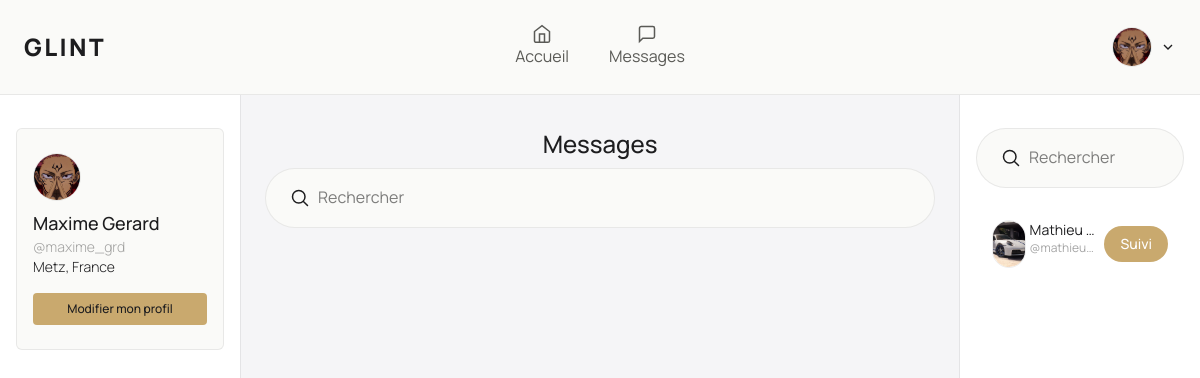
Page /dashboard/messages (signed in) on the committed database.
### app/models/User.py (models this page shows, shortened)
class User(database.Model):
    __tablename__ = "users"
    id: Mapped[int] = mapped_column(primary_key=True)
    name: Mapped[str] = mapped_column(String(80), nullable=False)
    username: Mapped[str] = mapped_column(String(80), unique=True, nullable=False)
    email: Mapped[str] = mapped_column(String(120), unique=True, nullable=False)
    password: Mapped[str] = mapped_column(String(255), nullable=False)
    biography: Mapped[str] = mapped_column(Text, default="", server_default="")
    location: Mapped[str] = mapped_column(String(120), default="", server_default="")
    banner: Mapped[str] = mapped_column(String(255), default="", server_default="")
    avatar: Mapped[str] = mapped_column(String(255), default="", server_default="")
    created_at: Mapped[datetime] = mapped_column(DateTime, default=datetime.utcnow)
    updated_at: Mapped[Optional[datetime]] = mapped_column(
        DateTime, default=datetime.utcnow, onupdate=datetime.utcnow
    )
    posts: Mapped[List["Post"]] = relationship(
        "Post", back_populates="author", lazy="dynamic"
    )
    comments: Mapped[List["Comment"]] = relationship(
        "Comment", back_populates="author", lazy="dynamic"
    )
    likes: Mapped[List["Like"]] = relationship(
        "Like", back_populates="user", lazy="dynamic"
    )
    reposts: Mapped[List["Repost"]] = relationship(
        "Repost", back_populates="user", lazy="dynamic"
    )
    following: Mapped[List["Follow"]] = relationship(
        "Follow",
        back_populates="follower",
        lazy="dynamic",
        foreign_keys="Follow.follower_id",
    )
    followers: Mapped[List["Follow"]] = relationship(
        "Follow",
        back_populates="followed",
        lazy="dynamic",
        foreign_keys="Follow.followed_id",
    )
    def is_following(self, user: "User") -> bool:
        return self.following.filter_by(followed_id=user.id).first() is not None

### app/routes/dashboard.py (the view)
@dashboard_bp.route("/dashboard/messages", methods=["GET", "POST"])
@login_required
def messages(current_user):
    return DashboardController.messages(current_user)

### app/context_processors.py (called while the page is built)
def inject_user():
    try:
        verify_jwt_in_request(locations=["cookies"], optional=True)
        user_id = get_jwt_identity()
        if user_id:
            user = User.query.get(int(user_id))
            return {"current_user": user}
    except Exception:
        pass
    return {"current_user": None}

### app/controllers/DashboardControllers.py (called while the page is built)
    @staticmethod
    def messages(current_user):
        posts = PostControllers.get_post(current_user)
        all_users = User.query.all()
        return render_template(
            "dashboard/index.html",
            current_user=current_user,
            all_users=all_users,
            pages="messages"
        )

### app/controllers/PostController.py (called while the page is built)
    @staticmethod
    def get_post(current_user):
        if not current_user:
            return redirect(url_for("dashboard.index", tab="fill"))
        posts = Post.query.order_by(Post.id.desc()).all()
        return posts

### app/templates/dashboard/index.html (shortened to what this page needs)
{% extends 'layout.html' %}
{% from 'components/layout/dashboard_headers.html' import DashboardHeaders %}
{% from 'components/ui/icons.html' import Icon %}
{% set active_tab = tab %}
{% block content %}
    <section
            class="h-screen flex flex-col items-center justify-start w-full animate-in fade-in slide-in-from-top-5 duration-1000 bg-background">
        {{ DashboardHeaders(user=current_user, active_tab=active_tab) }}
        <div class="grid grid-cols-1 md:grid-cols-5 w-full">
            <div class="col-span-1 hidden md:flex overflow-hidden">
                {% include "dashboard/profile_aside.html" %}
            </div>
            <div class="col-span-3 overflow-auto bg">
                <section
                        class="py-24 flex flex-col items-center justify-start py-6 border-x border-border w-full bg-background-foreground min-h-screen overflow-auto animate-in fade-in slide-in-from-bottom-5 duration-1000">
                    {% if pages == "fill" %}
                        {% include "dashboard/pages/fill.html" %}
                    {% elif pages == "profile" %}
                        {% set current_user = current_user %}
                    {% elif pages == "edit_profile" %}
                        {% include "dashboard/pages/profil_edit.html" %}
                    {% elif pages == "messages" %}
                        {% include "dashboard/pages/message.html" %}
                    {% endif %}
                </section>
            </div>
            <div class="col-span-1 hidden md:flex overflow-hidden">
                {% include "dashboard/suggestion.html" %}
            </div>
        </div>
    </section>
{% endblock %}

### app/templates/components/layout/dashboard_headers.html (shortened to what this page needs)
{% from "components/ui/icons.html" import Icon %}
{% set nav_items = [
    {"name": "Accueil", "icon": "fill", "url": "dashboard.index"},
    {"name": "Messages",  "icon": "messages", "url": "dashboard.messages"},
] %}
{% macro DashboardHeaders(user={}, active_tab="fill") %}
    <header class="fixed z-50 flex items-center justify-between py-4 px-6 w-full animate-in slide-in-from-left-5 fade-in duration-500 border-b border-border bg-card">
        <h1 class="uppercase font-black text-2xl tracking-widest flex-1"><a href="{{ url_for('home.home') }}">Glint</a></h1>
        <div class="hidden items-center justify-center gap-2 flex-1 md:flex">
            {% for item in nav_items %}
                <a href="{{ url_for(item.url) }}"
                   class="flex flex-col items-center px-4 py-2 transition-all duration-300
                              {{ 'text-primary font-semibold' if active_tab == item.url else 'text-text-2' }}">
                    {{ Icon(item.icon, cls="w-5 h-5") }}
                    {{ item.name }}
                </a>
            {% endfor %}
        </div>
        <div class="flex items-center gap-2 flex-1 justify-end">
            <div class="relative" id="my-account-wrapper">
                <button onclick="toggleDropdown()" class="flex items-center gap-2">
                    {% if user.avatar %}
                        <div class="border border-border cursor-pointer h-10 w-10 rounded-full">
                            <img src="{{ url_for('static', filename='uploads/avatars/' ~ user.avatar) }}"
                                 alt="Avatar de {{ user.name }}"
                                 class="h-full w-full object-cover transition-opacity duration-300 group-hover:opacity-50 rounded-full"
                            />
                        </div>
                    {% else %}
                        <div class="border border-border cursor-pointer h-10 w-10 rounded-full flex items-center justify-center bg-primary-light">
                            <p class="text-lg font-black text-text-1">
                                {{ user.name[0] }}
                            </p>
                        </div>
                    {% endif %}
                    {{ Icon("arrow-down") }}
                </button>
            </div>
        </div>
    </header>
{% endmacro %}

### app/templates/dashboard/profile_aside.html (shortened to what this page needs)
{% from 'components/ui/button.html' import Button %}
{% from 'components/ui/avatar.html' import Avatar %}
{% block content %}
    <aside class="flex flex-col items-center gap-4 px-4 py-32 w-full h-full">
        <div class="flex flex-col rounded-md bg-card border border-border w-full">
            <div class="px-4 py-6 space-y-2">
                {{ Avatar(current_user) }}
                <div>
                    <h2 class="font-medium text-text-1 text-lg">{{ current_user.name }}</h2>
                    <p class="font-light text-text-1/40 text-sm">@{{ current_user.username }}</p>
                    <p class="font-light text-text-1 text-sm">{{ current_user.location }}</p>
                    <a href="{{ url_for('dashboard.profile') }}">
                        {{ Button("Modifier mon profil", cls="outline outline-border mt-4 cursor-pointer duration-300 hover:bg-background-foreground w-full md:text-xs", type="button") }}
                    </a>
                </div>
            </div>
        </div>
    </aside>
{% endblock %}

### app/templates/components/ui/avatar.html
{% macro Avatar(user={}) %}
    {% if user.avatar %}
        <div class="border border-border cursor-pointer h-12 w-12 rounded-full">
            <img src="{{ url_for('static', filename='uploads/avatars/' ~ user.avatar) }}"
                 alt="Avatar de {{ user.name }}"
                 class="h-full w-auto object-cover transition-opacity duration-300 group-hover:opacity-50 rounded-full"
            />
        </div>
    {% else %}
        <div class="border border-border cursor-pointer h-12 w-12 rounded-full flex items-center justify-center">
            <p class="text-xl font-black text-text-1">
                {{ user.name[0] }}
            </p>
        </div>
    {% endif %}
{% endmacro %}

### app/templates/dashboard/suggestion.html
{% from "components/ui/button.html" import Button %}
{% from "components/ui/avatar.html" import Avatar %}
{% block content %}
    <section
            class="flex flex-col items-center justify-start py-32 px-4 w-full gap-4 animate-in slide-in-from-right-5 fade-in duration-500">
        <div class="flex items-center gap-2 bg-card px-6 py-4 rounded-full border border-border w-full">
            <label for="search" class="flex items-center">
                {{ Icon("search") }}
            </label>
            <input id="search" class="focus:outline-none focus:ring-offset-0" placeholder="Rechercher"/>
        </div>
        <div class="flex flex-col items-center gap-4 p-4 w-full">
            {% if all_users | length < 1 %}
                <p>Aucune suggestion pour le moment.</p>
            {% else %}
                {% for user in all_users %}
                    {% if user.id != current_user.id %}
                        <div class="flex items-center justify-between gap-2 w-full">
                            <a href="{{ url_for('dashboard.other_profile', user_id=user.id) }}" class="flex item-center gap-1 min-w-0">
                                {% if user.avatar %}
                                    {{ Avatar(user) }}
                                {% else %}
                                    <div class="border border-border cursor-pointer h-12 w-12 rounded-full flex items-center justify-center shrink-0">
                                        <p class="text-xl font-black text-text-1">
                                            {{ user.name[0] }}
                                        </p>
                                    </div>
                                {% endif %}
                                <div class="flex flex-col min-w-0">
                                    <p class="text-sm font-normal text-text-1 truncate">{{ user.name }}</p>
                                    <p class="text-xs font-normal text-text-1/40 truncate">@{{ user.username }}</p>
                                </div>
                            </a>
                            {% with target_user=user, btn_location="suggestion" %}
                                {% include 'partials/button_follow.html' %}
                            {% endwith %}
                        </div>
                    {% endif %}
                {% endfor %}
            {% endif %}
        </div>
    </section>
{% endblock %}

### app/templates/partials/button_follow.html (shortened to what this page needs)
{% set is_following = current_user.is_following(target_user) %}
{% set btn_class = 'bg-primary hover:bg-background-secondary' if is_following else 'bg-background-secondary hover:bg-primary' %}
<button
        id="follow-btn-{{ btn_location }}-{{ target_user.id }}"
        hx-post="{{ url_for('dashboard.follow', user_id=target_user.id) }}"
        hx-swap="none"
        class="{{ btn_class }} cursor-pointer duration-300 transition-colors rounded-full px-4 py-2 text-sm font-medium text-background"
>
    {{ "Suivi" if is_following else "Suivre" }}
</button>

### app/static/css/style.css (style rules this page uses)
:root { --bg: #ffffff; --bg-foreground: #f5f5f7; --bg-secondary: #1d1d1f; --bg-card: #FAFAF8; --bg-hover: #F2F0EC; --bg-glass: rgba(250, 250, 248, 0.92); --border: rgba(0, 0, 0, 0.07); --border-gold: rgba(188, 158, 103, 0.35); --text-1: #1d1d1f; --text-2: #5A5A56; --text-3: #9A9A94; --gold: #C9A96E; --gold-light: #E8D5B0; --gold-subtle: rgba(201, 169, 110, 0.10); --gold-subtle2: rgba(201, 169, 110, 0.18); --danger: #C0705A; }
body { background-color: var(--color-background); color: var(--color-text-1); font-family: "Manrope", sans-serif; line-height: 1.6; }
* { scrollbar-width: none; -ms-overflow-style: none; }

### rows in the picture
User: avatar (picture), name "Maxime Gerard", username "maxime_grd", location "Metz, France"
User: avatar (picture), name "Mathieu…", username "mathieu…", value "Suivi"

### other values in the picture
{{ item.name }} "Accueil" "Messages"
{{ label }} "Modifier mon profil"
